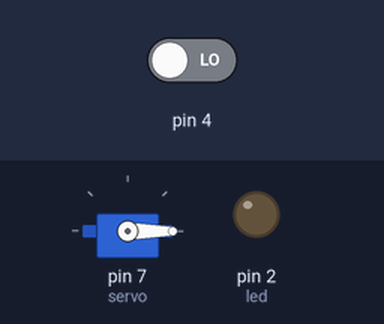
Bench run of a sketch on a simulated Arduino Uno, built with avr-gcc and run on an emulated ATmega328P. On the bench: servo, output pins drawn as LEDs (lit = HIGH). The test bench sets the inputs (shaded band); at power-on: pin 4 LOW.

Above: at 0.1 s.
At 5.5 s:
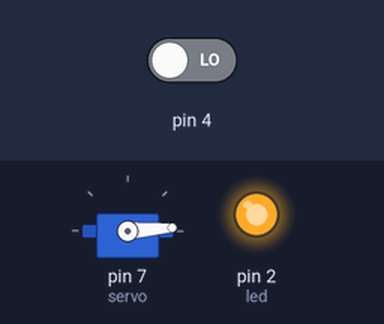
At 18.9 s:
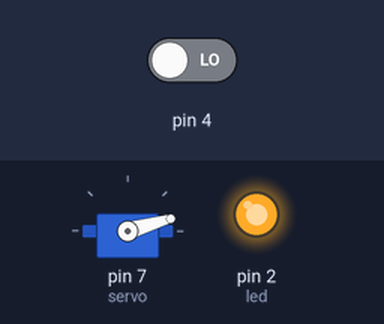
At 37.9 s:
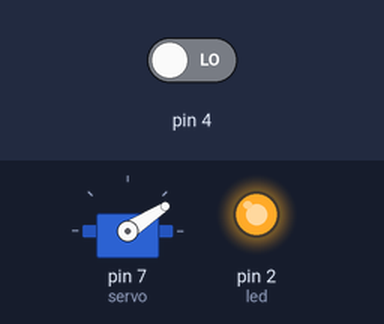
Timing chart, 0 to 40.0 s (numbered marks = the images above):
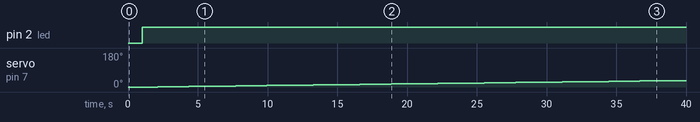

The sketch:

robo_seguran_a1__1_.ino
```cpp
#include <Servo.h>

int led = 2;
int servo = 7;
int posicao = 0;
Servo objetoservo;

// metedo para captura a distancia
// retorna um numero quebrado longo
long distancia (int trigger, int echo){
  // trigger porta de saida
  pinMode (trigger,OUTPUT);
  digitalWrite(trigger,LOW);
  delay(5);
  digitalWrite (trigger,HIGH);
  delay(10);
  digitalWrite(trigger,LOW);
  //echo porta de entrada
  pinMode(echo,INPUT);

  return pulseIn(echo,HIGH);
}

void setup()

{
  objetoservo.attach(servo);
  objetoservo.write(0);
  pinMode(led,OUTPUT);
}

void loop()
{
  //transforma o valor recebido para cm
  int cm =0.01723* distancia (4,4);

  if(cm<12) {// se menor que 1 metro/100cm

  digitalWrite(led,HIGH);

  objetoservo.write(posicao);
    posicao++;
    delay(100);
  }
  if(cm>12) {

  digitalWrite(led,LOW);

  objetoservo.write(posicao);

    delay(100);  }
}
```

Measured:
- by itself, pin 2 (led): LOW → HIGH at 1.0 s
- by itself, servo on pin 7 (servo): moves from 0° to 34° over 36.8 s
